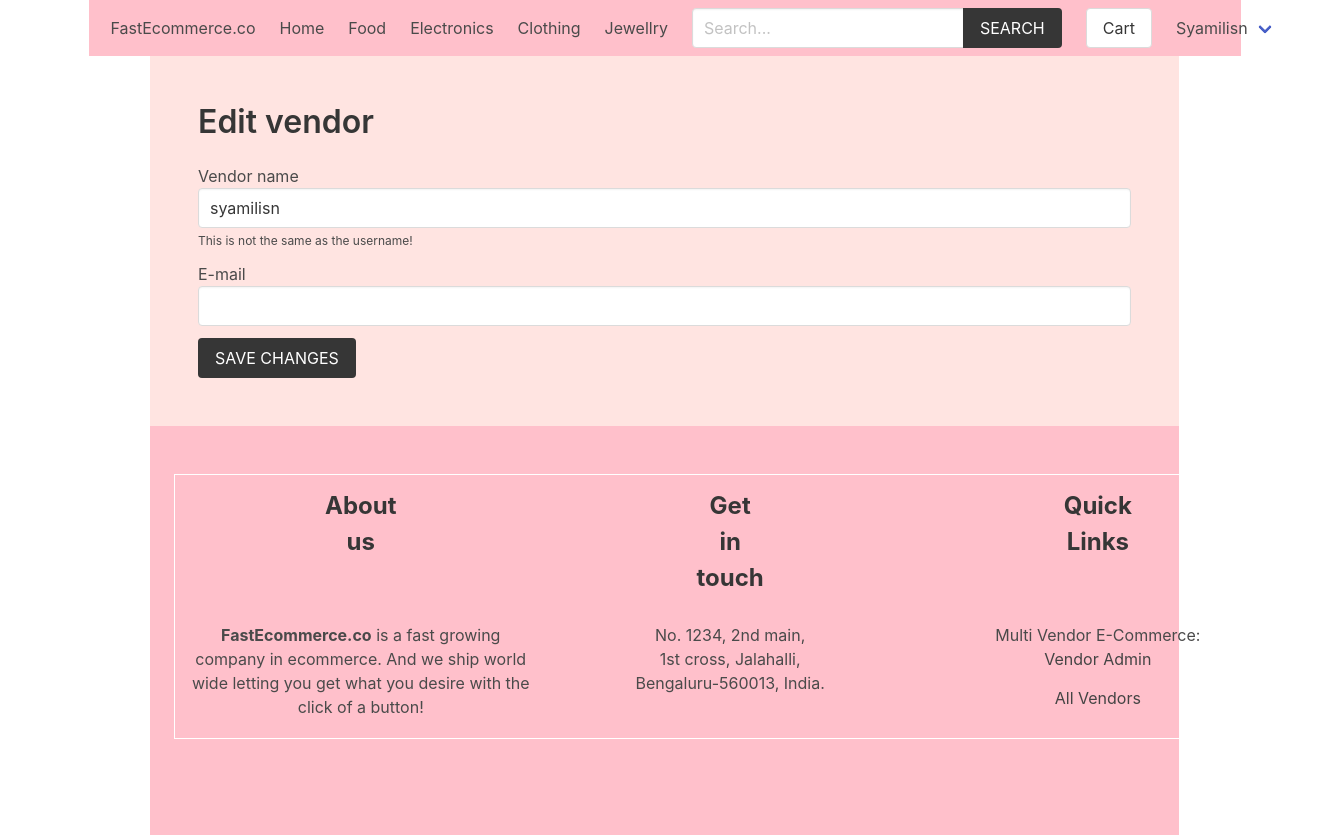
The app's page /vendor/edit-vendor/ (signed in) with its own data.
### product/models.py (models this page shows, shortened)
class Category(models.Model):
    title = models.CharField(max_length=50)
    slug = models.SlugField(max_length=55)
    ordering = models.IntegerField(default=0)
    class Meta:
        ordering = ['ordering']

### vendor/models.py (models this page shows, shortened)
class Vendor(models.Model):
    name = models.CharField(max_length=255)
    created_at = models.DateTimeField(auto_now_add=True)
    created_by = models.OneToOneField(User, related_name='vendor', on_delete=models.CASCADE)
    class Meta:
        ordering = ['name']

### vendor/views.py (the view, shortened to what this page needs)
# urls.py: path('edit-vendor/', views.edit_vendor, name="edit-vendor"),
@login_required
def edit_vendor(request):
    vendor = request.user.vendor
    return render(request, 'vendor/edit_vendor.html', {'vendor': vendor})

### cart/cart.py (called while the page is built)
    def __len__(self):
        return sum(item['quantity'] for item in self.cart.values())

### cart/context_processors.py (called while the page is built)
def cart(request):
    return {'cart': Cart(request)}

### product/context_processors.py (called while the page is built)
def menu_categories(request):
    categories = Category.objects.all()
    return {'categories': categories}

### templates/vendor/edit_vendor.html (shortened to what this page needs)
{% extends 'core/base.html' %}
{% block content %}
    <h1 class="title">Edit vendor</h1>
    <form method="post" action=".">
        <div class="field">
            <label>Vendor name</label>
            <div class="control">
                <input type="text" name="name" id="id_name" value="{{ vendor.name }}" class="input">
            </div>
            <p class="help">This is not the same as the username!</p>
        </div>
        <div class="field">
            <label>E-mail</label>
            <div class="control">
                <input type="email" name="email" id="id_email" value="{{ vendor.created_by.email }}" class="input">
            </div>
        </div>
        <div class="field">
            <div class="control">
                <button class="button is-dark is-uppercase">Save changes</button>
            </div>
        </div>
    </form>
{% endblock %}

### templates/core/base.html (shortened to what this page needs)
{% load static %}
<!DOCTYPE html>
<html lang="en">
<head>
    <link rel="stylesheet" href="https://cdn.jsdelivr.net/npm/bulma@0.9.2/css/bulma.min.css">
    <link rel="stylesheet" href="{% static 'css/main.css' %}">
</head>
<body>
    <div class="container">
        <nav class="navbar navbar-light" role="navigation" aria-label="main navigation"  style="background-color: pink;">
            <div class="navbar-brand" style="margin-left: 10px;">
                <a class="navbar-item" href="{% url 'core:home' %}">
                    FastEcommerce.co
            </a>
            </div>
            <div id="navbarBasicExample" class="navbar-menu">
                <div class="navbar-start">
                <a class="navbar-item" href="{% url 'core:home' %}">
                    Home
                </a>
                {% for category in categories %}
                    <a class="navbar-item" href="{% url 'product:category' category.slug %}">
                        {{category.title}}
                    </a>
                {% endfor %}
                </div>
                <div class="navbar-start">
                    <div class="navbar-item">
                        <form method="get" action="{% url 'product:search' %}">
                            <div class="field has-addons">
                                <div class="control">
                                    <input type="search" name="query" id="" class="input" placeholder="Search...">
                                </div>
                                <div class="control">
                                    <button class="button is-dark is-uppercase">Search</button>
                                </div>
                            </div>
                        </form>
                    </div>
                </div>
                <div class="navbar-end">
                <div class="navbar-item">
                    <a href="{% url 'cart:cart' %}" class="button is-secondary">Cart {% if cart %}({{cart|length}}){% endif %}</a>
                </div>
                {% if request.user.is_authenticated %}
                <div class="navbar-item has-dropdown is-hoverable">
                    <a class="navbar-link is-capitalized">
                    {{user.vendor.name}}
                    </a>
                </div>
                {% endif %}
                </div>
            </div>
            </nav>
    </div>
    <section class="section" style="background-color: #ffe4e1; margin-right: 150px; margin-left:150px;"">
        <div class="container">
            {% block content %}{% endblock content %}
        </div>
    </section>
    <footer class="footer" style="background-color:pink; margin-left:150px; margin-right:150px" >
        <div class="container">
            <table>
                <tr class="is-size-4 mb-4" ><th>About us</th> <th>Get in touch</th> <th>Quick Links</th></tr>
                <tr>
                    <td style = "width: 150px;"><b>FastEcommerce.co</b> is a fast growing company in ecommerce. And we ship world wide letting you get what you desire with the click of a button!</td>
                    <td>No. 1234, 2nd main, <br>1st cross, Jalahalli, <br>Bengaluru-560013, India.</td>
                    <td>Multi Vendor E-Commerce:<br>
                        {% if request.user.is_authenticated %}
                            <a href="{% url 'vendor:vendor-admin' %}">Vendor Admin</a>
                        {% else %}
                            <a href="{% url 'vendor:become-vendor' %}">Become a Vendor</a>
                        {% endif %}
                        <br>
                        <a href="{% url 'vendor:vendors' %}">All Vendors</a>
                    </td>
                </tr>
            </table>
        </div>
    </footer>
</body>
</html>

### core/static/css/main.css (style rules this page uses)
.footer a { margin-bottom: 15px; display: inline-block; color: #444; }

### templates/core/base.html (style rules this page uses)
table,th,td { margin:auto; border-collapse:collapse; padding:10pt; text-align:center; word-wrap: break-word; }
table { border:solid 1pt white; }
th { padding-left: 150px; padding-right: 150px; }

### records on screen
Category: title "Food"
Category: title "Electronics"
Category: title "Clothing"
Category: title "Jewellry"
Vendor: name "syamilisn"

### other values on screen
{{ user.vendor.name }} "Syamilisn"
